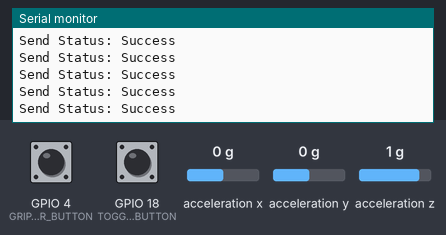
Simulated run of this sketch. Board: ESP32. Shown: the last lines printed to the serial monitor. Wiring (inferred from the names in the program): MPU-6050 motion sensor at I2C address 0x68. The test bench sets the inputs (shaded band); at power-on: GPIO 18 (TOGGLE_BUTTON) HIGH, GPIO 4 (GRIPPER_BUTTON) HIGH, acceleration x 0 g, acceleration y 0 g, acceleration z 1 g.

Above: at 1.2 s.
1.3 s: GPIO 18 (TOGGLE_BUTTON) pulled LOW for 0.15 s
At 1.52 s:
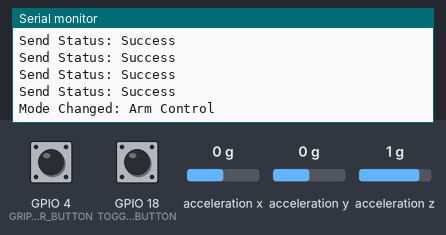
2.9 s: GPIO 18 (TOGGLE_BUTTON) pulled LOW for 1 s
At 3.14 s:
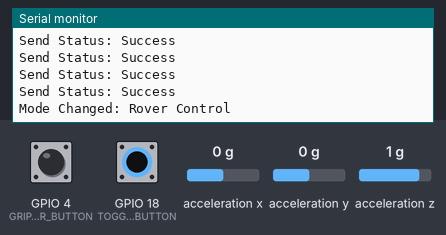

Measured:
- after the input at 1.3 s, the serial monitor: prints a new line at once (image 1)
- after the input at 2.9 s, the serial monitor: prints a new line at once (image 2)

The sketch:

esp32_gesture_remote.ino
```cpp
#include <Wire.h>
#include <esp_now.h>
#include <WiFi.h>

#define MPU6050_ADDR 0x68  // MPU6050 I2C address
#define TOGGLE_BUTTON 18   // Button to toggle control mode
#define GRIPPER_BUTTON 4   // Button to control gripper

bool controlMode = false;  // false = Rover, true = Robotic Arm

typedef struct {
    float pitch;  // Forward/Backward for rover or arm
    float roll;   // Right/Left for rover or arm
    bool gripper; // Gripper state (true = close, false = open)
    bool mode;    // Control mode (false = Rover, true = Arm)
} MotionData;

MotionData motionData;

uint8_t roverMac[] = {0x78, 0x42, 0x1c, 0x6c, 0xbd, 0x94}; //ESP32 MAC 78:42:1c:6c:bd:94

void OnDataSent(const uint8_t *mac_addr, esp_now_send_status_t status) {
    Serial.print("Send Status: ");
    Serial.println(status == ESP_NOW_SEND_SUCCESS ? "Success" : "Fail");
}

void setup() {
    Serial.begin(115200);
    Wire.begin();

    pinMode(TOGGLE_BUTTON, INPUT_PULLUP);
    pinMode(GRIPPER_BUTTON, INPUT_PULLUP);

    WiFi.mode(WIFI_STA);
    if (esp_now_init() != ESP_OK) {
        Serial.println("ESP-NOW Init Failed");
        return;
    }

    esp_now_register_send_cb(OnDataSent);

    esp_now_peer_info_t peerInfo;
    memcpy(peerInfo.peer_addr, roverMac, 6);
    peerInfo.channel = 0;
    peerInfo.encrypt = false;

    if (esp_now_add_peer(&peerInfo) != ESP_OK) {
        Serial.println("Failed to add peer");
        return;
    }

    // Initialize MPU6050
    Wire.beginTransmission(MPU6050_ADDR);
    Wire.write(0x6B);
    Wire.write(0);
    Wire.endTransmission();
}

void loop() {
    // Toggle control mode on button press (Debounce)
    static bool lastButtonState = HIGH;
    bool buttonState = digitalRead(TOGGLE_BUTTON);
    if (buttonState == LOW && lastButtonState == HIGH) {
        controlMode = !controlMode;
        Serial.print("Mode Changed: ");
        Serial.println(controlMode ? "Arm Control" : "Rover Control");
        delay(300); // Debounce
    }
    lastButtonState = buttonState;

    // Read MPU6050 data
    Wire.beginTransmission(MPU6050_ADDR);
    Wire.write(0x3B);
    Wire.endTransmission(false);
    Wire.requestFrom(MPU6050_ADDR, 6, true);

    int16_t accX = (Wire.read() << 8 | Wire.read());
    int16_t accY = (Wire.read() << 8 | Wire.read());

    motionData.pitch = accX / 16384.0;
    motionData.roll = accY / 16384.0;
    motionData.mode = controlMode;
    motionData.gripper = digitalRead(GRIPPER_BUTTON) == LOW; // If pressed, close gripper

    esp_err_t result = esp_now_send(roverMac, (uint8_t *)&motionData, sizeof(motionData));
    if (result != ESP_OK) {
        Serial.println("Failed to send data");
    }

    delay(100);
}
```
